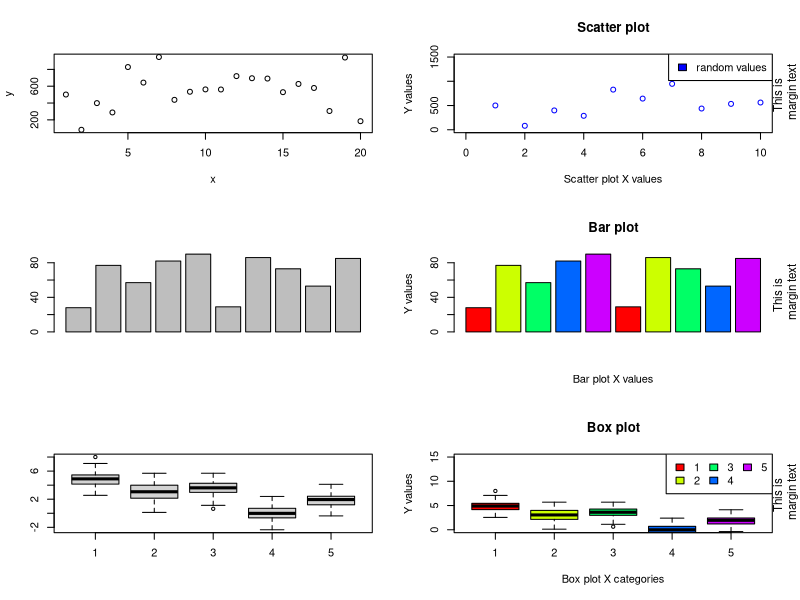
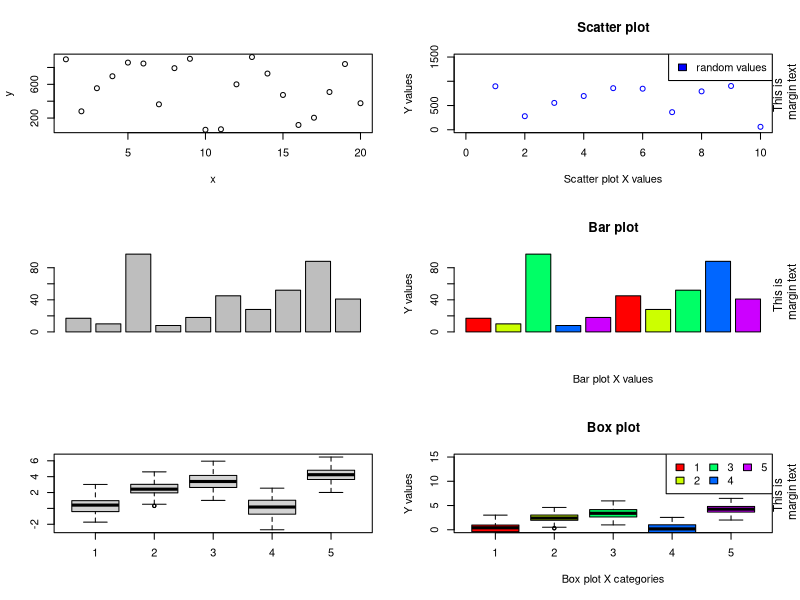
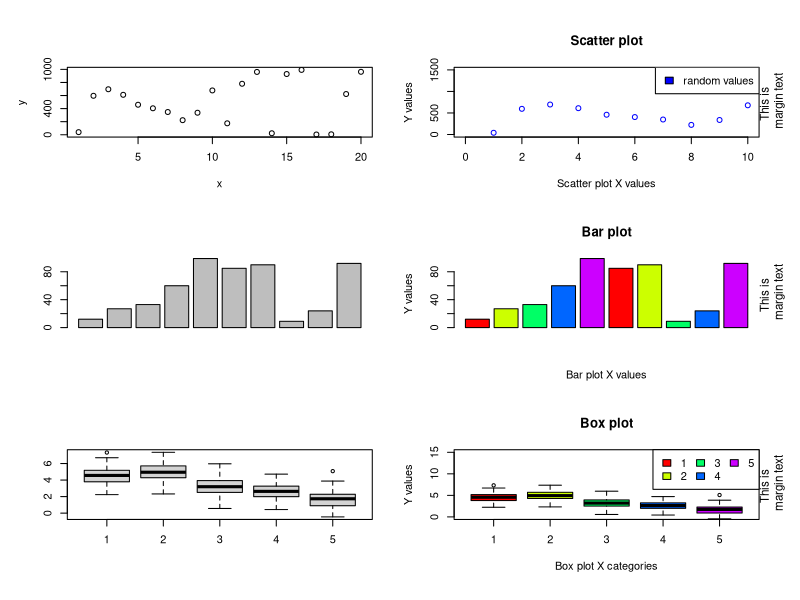
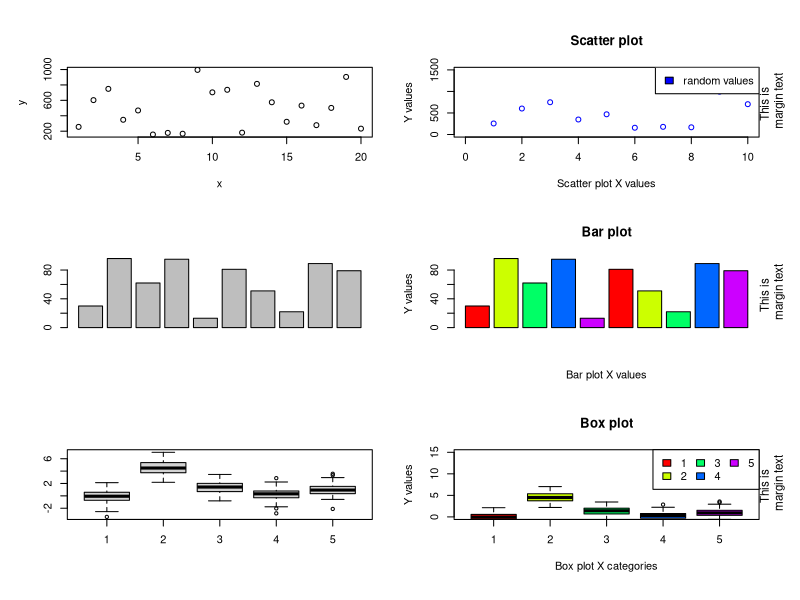

Write the R code that produced these figures, in order.
#################################################################
## 19_6PanelPlotscript.R                                       ##
## Graphics exercise.  Generate some high level plots. Display ##
## In various ways.  Get user to write a function              ##
##                                                             ##
## Ian Roberts.  ir210@cam.ac.uk                               ## 
#################################################################
##
##
### START ###

#Make a function to draw the plots
plotXYBarBox <- function(){
	#Some arbitrary data for plotting
	
	# for x/y plot
	x <- 1:20
	y <- sample(1000, 20) # randomly pick y values from 1:1000

	# for bar plots, a vector of values - 10 random numbers from 1:100
	bar.data <- sample(100, 10)
	
	# for box plots a range of values - normal values with different means
	box.data <- replicate(5, rnorm(100, mean=runif(1)*5))

	# set up the plot with 6 panels
	par(mfrow=c(3,2))

	#Plot x/y plots

	#Default
	plot(x,y)

	#Annotated
	plot(x,y, xlab="Scatter plot X values", ylab="Y values",
		main="Scatter plot", xlim=c(0,10), ylim=c(0,1500), col="blue")
	mtext("This is \n margin text",side=4, cex=0.7, line=1)
	legend("topright",legend="random values",fill="blue")

	#Plot barplots
	#Default
	barplot(bar.data)
	#Annotated
	barplot(bar.data, xlab="Bar plot X values", ylab="Y values",
		main="Bar plot",col=rainbow(5))
	mtext("This is \n margin text",side=4, cex=0.7, line=1)

	#Plot boxplots
	#Default
	boxplot(box.data)
	#Annotated
	boxplot(box.data, xlab="Box plot X categories", ylab="Y values",
		main="Box plot", ylim=c(0,15),col=rainbow(5))
	mtext("This is \n margin text",side=4, cex=0.7, line=1)
	legend("topright",legend=1:5,fill=rainbow(5),ncol=3)
}

#Make the plots
#Plot to screen

plotXYBarBox()

#plot to postscript
postscript(file="sixPanels.ps", paper="a4", width=21, height=27,horizontal=F)
plotXYBarBox()
dev.off()

#plot to jpeg
jpeg(file="sixPanels.jpg", height=800, width=560,res=150)
par(oma=c(1,1,1,1))
plotXYBarBox()
dev.off()

#plot to pdf
pdf(file="sixPanels.pdf",paper="a4", width=21, height=27)
par(oma=c(1,1,1,1))
plotXYBarBox()
dev.off()

###################END SCRIPT######################################
